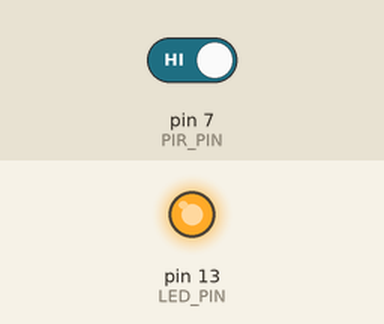
Simulated run of this sketch. Board: Arduino Uno, built with avr-gcc and run on an emulated ATmega328P. On the bench: output pins drawn as LEDs (lit = HIGH). The test bench sets the inputs (shaded band); at power-on: pin 7 (PIR_PIN) HIGH.

Above: at 1.2 s.
1.3 s: pin 7 (PIR_PIN) driven LOW
At 2.3 s:
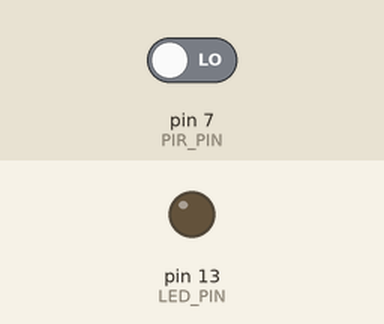
2.8 s: pin 7 (PIR_PIN) driven HIGH
At 3.5 s:
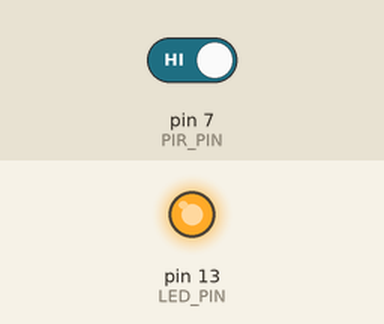
Timing chart, 0 to 5.8 s (numbered marks = the images above; inputs shaded):
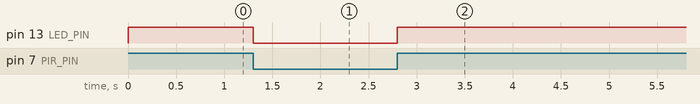

The sketch:

Motion_Sensor.ino
```cpp
int LED_PIN = 13; // LED on Pin 13 of Arduino
int PIR_PIN = 7;  // Input for HC-S501 Motion Sensor

int pirValue; // Place to store read PIR Value

void setup()
{
    pinMode(LED_PIN, OUTPUT);
    pinMode(PIR_PIN, INPUT);

    digitalWrite(LED_PIN, LOW);
}

void loop()
{
    pirValue = digitalRead(PIR_PIN);
    digitalWrite(LED_PIN, pirValue);
}
```

Measured:
- after the input at 1.3 s, pin 13 (LED_PIN): HIGH → LOW at once
- after the input at 2.8 s, pin 13 (LED_PIN): LOW → HIGH at once
